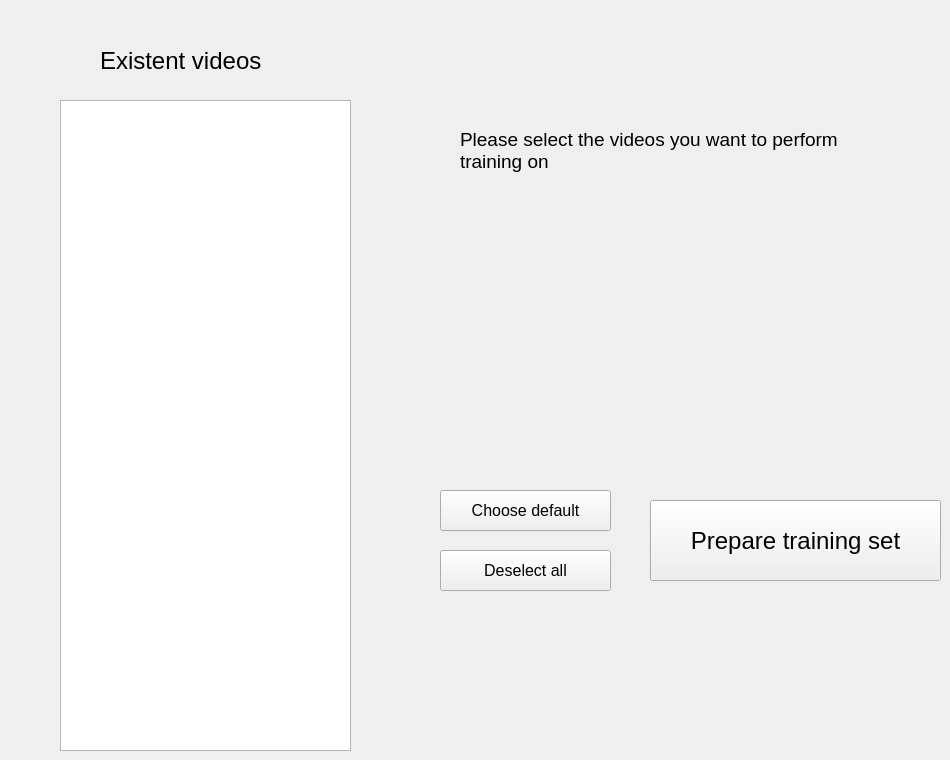
    <widget class="QWidget" name="tab1">
     <attribute name="title">
      <string>Prepare Training Set</string>
     </attribute>
     <widget class="QListView" name="allVideosListView">
      <property name="geometry">
       <rect>
        <x>60</x>
        <y>100</y>
        <width>291</width>
        <height>651</height>
       </rect>
      </property>
     </widget>
     <widget class="QLabel" name="label">
      <property name="geometry">
       <rect>
        <x>100</x>
        <y>40</y>
        <width>211</width>
        <height>41</height>
       </rect>
      </property>
      <property name="font">
       <font>
        <pointsize>18</pointsize>
       </font>
      </property>
      <property name="text">
       <string>Existent videos</string>
      </property>
     </widget>
     <widget class="QLabel" name="label_2">
      <property name="geometry">
       <rect>
        <x>460</x>
        <y>110</y>
        <width>421</width>
        <height>81</height>
       </rect>
      </property>
      <property name="font">
       <font>
        <pointsize>14</pointsize>
       </font>
      </property>
      <property name="layoutDirection">
       <enum>Qt::LeftToRight</enum>
      </property>
      <property name="autoFillBackground">
       <bool>false</bool>
      </property>
      <property name="text">
       <string>Please select the videos you want to perform training on</string>
      </property>
      <property name="wordWrap">
       <bool>true</bool>
      </property>
     </widget>
     <widget class="QPushButton" name="chooseDefaultButton">
      <property name="geometry">
       <rect>
        <x>440</x>
        <y>490</y>
        <width>171</width>
        <height>41</height>
       </rect>
      </property>
      <property name="font">
       <font>
        <pointsize>12</pointsize>
       </font>
      </property>
      <property name="text">
       <string>Choose default</string>
      </property>
     </widget>
     <widget class="QPushButton" name="prepareTrainingSetButton">
      <property name="geometry">
       <rect>
        <x>650</x>
        <y>500</y>
        <width>291</width>
        <height>81</height>
       </rect>
      </property>
      <property name="font">
       <font>
        <pointsize>18</pointsize>
       </font>
      </property>
      <property name="autoFillBackground">
       <bool>false</bool>
      </property>
      <property name="text">
       <string>Prepare training set</string>
      </property>
     </widget>
     <widget class="QPushButton" name="deselectAllButton">
      <property name="geometry">
       <rect>
        <x>440</x>
        <y>550</y>
        <width>171</width>
        <height>41</height>
       </rect>
      </property>
      <property name="font">
       <font>
        <pointsize>12</pointsize>
       </font>
      </property>
      <property name="text">
       <string>Deselect all</string>
      </property>
     </widget>
    </widget>
